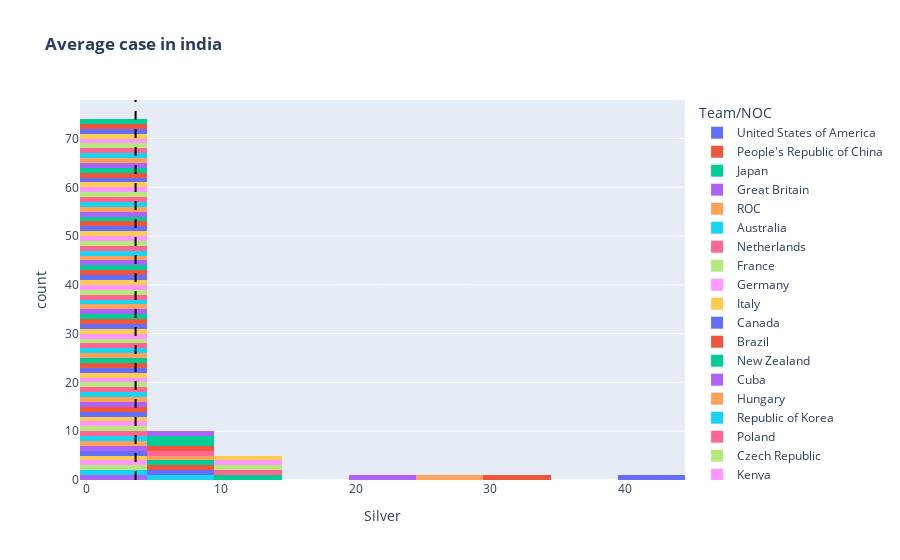

This figure's notebook cell:
### Code cell
fig=px.histogram(df,"Silver",
                color="Team/NOC",
                title="<b>Average case in india</b>")
fig.add_vline(x=df['Silver'].mean(),line_width=2,line_dash="dash",line_color="Black")
fig.show()

### Figure 1 — Plotly figure (JSON) as saved in the notebook; plotly's stock layout.template omitted (floating-point values rounded to 4 significant figures)
{"data": [{"alignmentgroup": "True", "bingroup": "x", "hovertemplate": "Team/NOC=United States of America<br>Silver=%{x}<br>count=%{y}<extra></extra>", "legendgroup": "United States of America", "marker": {"color": "#636efa", "pattern": {"shape": ""}}, "name": "United States of America", "offsetgroup": "United States of America", "orientation": "v", "showlegend": true, "type": "histogram", "x": [41], "xaxis": "x", "yaxis": "y"}, {"alignmentgroup": "True", "bingroup": "x", "hovertemplate": "Team/NOC=People's Republic of China<br>Silver=%{x}<br>count=%{y}<extra></extra>", "legendgroup": "People's Republic of China", "marker": {"color": "#EF553B", "pattern": {"shape": ""}}, "name": "People's Republic of China", "offsetgroup": "People's Republic of China", "orientation": "v", "showlegend": true, "type": "histogram", "x": [32], "xaxis": "x", "yaxis": "y"}, {"alignmentgroup": "True", "bingroup": "x", "hovertemplate": "Team/NOC=Japan<br>Silver=%{x}<br>count=%{y}<extra></extra>", "legendgroup": "Japan", "marker": {"color": "#00cc96", "pattern": {"shape": ""}}, "name": "Japan", "offsetgroup": "Japan", "orientation": "v", "showlegend": true, "type": "histogram", "x": [14], "xaxis": "x", "yaxis": "y"}, {"alignmentgroup": "True", "bingroup": "x", "hovertemplate": "Team/NOC=Great Britain<br>Silver=%{x}<br>count=%{y}<extra></extra>", "legendgroup": "Great Britain", "marker": {"color": "#ab63fa", "pattern": {"shape": ""}}, "name": "Great Britain", "offsetgroup": "Great Britain", "orientation": "v", "showlegend": true, "type": "histogram", "x": [21], "xaxis": "x", "yaxis": "y"}, {"alignmentgroup": "True", "bingroup": "x", "hovertemplate": "Team/NOC=ROC<br>Silver=%{x}<br>count=%{y}<extra></extra>", "legendgroup": "ROC", "marker": {"color": "#FFA15A", "pattern": {"shape": ""}}, "name": "ROC", "offsetgroup": "ROC", "orientation": "v", "showlegend": true, "type": "histogram", "x": [28], "xaxis": "x", "yaxis": "y"}, {"alignmentgroup": "True", "bingroup": "x", "hovertemplate": "Team/NOC=Australia<br>Silver=%{x}<br>count=%{y}<extra></extra>", "legendgroup": "Australia", "marker": {"color": "#19d3f3", "pattern": {"shape": ""}}, "name": "Australia", "offsetgroup": "Australia", "orientation": "v", "showlegend": true, "type": "histogram", "x": [7], "xaxis": "x", "yaxis": "y"}, {"alignmentgroup": "True", "bingroup": "x", "hovertemplate": "Team/NOC=Netherlands<br>Silver=%{x}<br>count=%{y}<extra></extra>", "legendgroup": "Netherlands", "marker": {"color": "#FF6692", "pattern": {"shape": ""}}, "name": "Netherlands", "offsetgroup": "Netherlands", "orientation": "v", "showlegend": true, "type": "histogram", "x": [12], "xaxis": "x", "yaxis": "y"}, {"alignmentgroup": "True", "bingroup": "x", "hovertemplate": "Team/NOC=France<br>Silver=%{x}<br>count=%{y}<extra></extra>", "legendgroup": "France", "marker": {"color": "#B6E880", "pattern": {"shape": ""}}, "name": "France", "offsetgroup": "France", "orientation": "v", "showlegend": true, "type": "histogram", "x": [12], "xaxis": "x", "yaxis": "y"}, {"alignmentgroup": "True", "bingroup": "x", "hovertemplate": "Team/NOC=Germany<br>Silver=%{x}<br>count=%{y}<extra></extra>", "legendgroup": "Germany", "marker": {"color": "#FF97FF", "pattern": {"shape": ""}}, "name": "Germany", "offsetgroup": "Germany", "orientation": "v", "showlegend": true, "type": "histogram", "x": [11], "xaxis": "x", "yaxis": "y"}, {"alignmentgroup": "True", "bingroup": "x", "hovertemplate": "Team/NOC=Italy<br>Silver=%{x}<br>count=%{y}<extra></extra>", "legendgroup": "Italy", "marker": {"color": "#FECB52", "pattern": {"shape": ""}}, "name": "Italy", "offsetgroup": "Italy", "orientation": "v", "showlegend": true, "type": "histogram", "x": [10], "xaxis": "x", "yaxis": "y"}, {"alignmentgroup": "True", "bingroup": "x", "hovertemplate": "Team/NOC=Canada<br>Silver=%{x}<br>count=%{y}<extra></extra>", "legendgroup": "Canada", "marker": {"color": "#636efa", "pattern": {"shape": ""}}, "name": "Canada", "offsetgroup": "Canada", "orientation": "v", "showlegend": true, "type": "histogram", "x": [6], "xaxis": "x", "yaxis": "y"}, {"alignmentgroup": "True", "bingroup": "x", "hovertemplate": "Team/NOC=Brazil<br>Silver=%{x}<br>count=%{y}<extra></extra>", "legendgroup": "Brazil", "marker": {"color": "#EF553B", "pattern": {"shape": ""}}, "name": "Brazil", "offsetgroup": "Brazil", "orientation": "v", "showlegend": true, "type": "histogram", "x": [6], "xaxis": "x", "yaxis": "y"}, {"alignmentgroup": "True", "bingroup": "x", "hovertemplate": "Team/NOC=New Zealand<br>Silver=%{x}<br>count=%{y}<extra></extra>", "legendgroup": "New Zealand", "marker": {"color": "#00cc96", "pattern": {"shape": ""}}, "name": "New Zealand", "offsetgroup": "New Zealand", "orientation": "v", "showlegend": true, "type": "histogram", "x": [6], "xaxis": "x", "yaxis": "y"}, {"alignmentgroup": "True", "bingroup": "x", "hovertemplate": "Team/NOC=Cuba<br>Silver=%{x}<br>count=%{y}<extra></extra>", "legendgroup": "Cuba", "marker": {"color": "#ab63fa", "pattern": {"shape": ""}}, "name": "Cuba", "offsetgroup": "Cuba", "orientation": "v", "showlegend": true, "type": "histogram", "x": [3], "xaxis": "x", "yaxis": "y"}, {"alignmentgroup": "True", "bingroup": "x", "hovertemplate": "Team/NOC=Hungary<br>Silver=%{x}<br>count=%{y}<extra></extra>", "legendgroup": "Hungary", "marker": {"color": "#FFA15A", "pattern": {"shape": ""}}, "name": "Hungary", "offsetgroup": "Hungary", "orientation": "v", "showlegend": true, "type": "histogram", "x": [7], "xaxis": "x", "yaxis": "y"}, {"alignmentgroup": "True", "bingroup": "x", "hovertemplate": "Team/NOC=Republic of Korea<br>Silver=%{x}<br>count=%{y}<extra></extra>", "legendgroup": "Republic of Korea", "marker": {"color": "#19d3f3", "pattern": {"shape": ""}}, "name": "Republic of Korea", "offsetgroup": "Republic of Korea", "orientation": "v", "showlegend": true, "type": "histogram", "x": [4], "xaxis": "x", "yaxis": "y"}, {"alignmentgroup": "True", "bingroup": "x", "hovertemplate": "Team/NOC=Poland<br>Silver=%{x}<br>count=%{y}<extra></extra>", "legendgroup": "Poland", "marker": {"color": "#FF6692", "pattern": {"shape": ""}}, "name": "Poland", "offsetgroup": "Poland", "orientation": "v", "showlegend": true, "type": "histogram", "x": [5], "xaxis": "x", "yaxis": "y"}, {"alignmentgroup": "True", "bingroup": "x", "hovertemplate": "Team/NOC=Czech Republic<br>Silver=%{x}<br>count=%{y}<extra></extra>", "legendgroup": "Czech Republic", "marker": {"color": "#B6E880", "pattern": {"shape": ""}}, "name": "Czech Republic", "offsetgroup": "Czech Republic", "orientation": "v", "showlegend": true, "type": "histogram", "x": [4], "xaxis": "x", "yaxis": "y"}, {"alignmentgroup": "True", "bingroup": "x", "hovertemplate": "Team/NOC=Kenya<br>Silver=%{x}<br>count=%{y}<extra></extra>", "legendgroup": "Kenya", "marker": {"color": "#FF97FF", "pattern": {"shape": ""}}, "name": "Kenya", "offsetgroup": "Kenya", "orientation": "v", "showlegend": true, "type": "histogram", "x": [4], "xaxis": "x", "yaxis": "y"}, {"alignmentgroup": "True", "bingroup": "x", "hovertemplate": "Team/NOC=Norway<br>Silver=%{x}<br>count=%{y}<extra></extra>", "legendgroup": "Norway", "marker": {"color": "#FECB52", "pattern": {"shape": ""}}, "name": "Norway", "offsetgroup": "Norway", "orientation": "v", "showlegend": true, "type": "histogram", "x": [2], "xaxis": "x", "yaxis": "y"}, {"alignmentgroup": "True", "bingroup": "x", "hovertemplate": "Team/NOC=Jamaica<br>Silver=%{x}<br>count=%{y}<extra></extra>", "legendgroup": "Jamaica", "marker": {"color": "#636efa", "pattern": {"shape": ""}}, "name": "Jamaica", "offsetgroup": "Jamaica", "orientation": "v", "showlegend": true, "type": "histogram", "x": [1], "xaxis": "x", "yaxis": "y"}, {"alignmentgroup": "True", "bingroup": "x", "hovertemplate": "Team/NOC=Spain<br>Silver=%{x}<br>count=%{y}<extra></extra>", "legendgroup": "Spain", "marker": {"color": "#EF553B", "pattern": {"shape": ""}}, "name": "Spain", "offsetgroup": "Spain", "orientation": "v", "showlegend": true, "type": "histogram", "x": [8], "xaxis": "x", "yaxis": "y"}, {"alignmentgroup": "True", "bingroup": "x", "hovertemplate": "Team/NOC=Sweden<br>Silver=%{x}<br>count=%{y}<extra></extra>", "legendgroup": "Sweden", "marker": {"color": "#00cc96", "pattern": {"shape": ""}}, "name": "Sweden", "offsetgroup": "Sweden", "orientation": "v", "showlegend": true, "type": "histogram", "x": [6], "xaxis": "x", "yaxis": "y"}, {"alignmentgroup": "True", "bingroup": "x", "hovertemplate": "Team/NOC=Switzerland<br>Silver=%{x}<br>count=%{y}<extra></extra>", "legendgroup": "Switzerland", "marker": {"color": "#ab63fa", "pattern": {"shape": ""}}, "name": "Switzerland", "offsetgroup": "Switzerland", "orientation": "v", "showlegend": true, "type": "histogram", "x": [4], "xaxis": "x", "yaxis": "y"}, {"alignmentgroup": "True", "bingroup": "x", "hovertemplate": "Team/NOC=Denmark<br>Silver=%{x}<br>count=%{y}<extra></extra>", "legendgroup": "Denmark", "marker": {"color": "#FFA15A", "pattern": {"shape": ""}}, "name": "Denmark", "offsetgroup": "Denmark", "orientation": "v", "showlegend": true, "type": "histogram", "x": [4], "xaxis": "x", "yaxis": "y"}, {"alignmentgroup": "True", "bingroup": "x", "hovertemplate": "Team/NOC=Croatia<br>Silver=%{x}<br>count=%{y}<extra></extra>", "legendgroup": "Croatia", "marker": {"color": "#19d3f3", "pattern": {"shape": ""}}, "name": "Croatia", "offsetgroup": "Croatia", "orientation": "v", "showlegend": true, "type": "histogram", "x": [3], "xaxis": "x", "yaxis": "y"}, {"alignmentgroup": "True", "bingroup": "x", "hovertemplate": "Team/NOC=Islamic Republic of Iran<br>Silver=%{x}<br>count=%{y}<extra></extra>", "legendgroup": "Islamic Republic of Iran", "marker": {"color": "#FF6692", "pattern": {"shape": ""}}, "name": "Islamic Republic of Iran", "offsetgroup": "Islamic Republic of Iran", "orientation": "v", "showlegend": true, "type": "histogram", "x": [2], "xaxis": "x", "yaxis": "y"}, {"alignmentgroup": "True", "bingroup": "x", "hovertemplate": "Team/NOC=Serbia<br>Silver=%{x}<br>count=%{y}<extra></extra>", "legendgroup": "Serbia", "marker": {"color": "#B6E880", "pattern": {"shape": ""}}, "name": "Serbia", "offsetgroup": "Serbia", "orientation": "v", "showlegend": true, "type": "histogram", "x": [1], "xaxis": "x", "yaxis": "y"}, {"alignmentgroup": "True", "bingroup": "x", "hovertemplate": "Team/NOC=Belgium<br>Silver=%{x}<br>count=%{y}<extra></extra>", "legendgroup": "Belgium", "marker": {"color": "#FF97FF", "pattern": {"shape": ""}}, "name": "Belgium", "offsetgroup": "Belgium", "orientation": "v", "showlegend": true, "type": "histogram", "x": [1], "xaxis": "x", "yaxis": "y"}, {"alignmentgroup": "True", "bingroup": "x", "hovertemplate": "Team/NOC=Bulgaria<br>Silver=%{x}<br>count=%{y}<extra></extra>", "legendgroup": "Bulgaria", "marker": {"color": "#FECB52", "pattern": {"shape": ""}}, "name": "Bulgaria", "offsetgroup": "Bulgaria", "orientation": "v", "showlegend": true, "type": "histogram", "x": [1], "xaxis": "x", "yaxis": "y"}, {"alignmentgroup": "True", "bingroup": "x", "hovertemplate": "Team/NOC=Slovenia<br>Silver=%{x}<br>count=%{y}<extra></extra>", "legendgroup": "Slovenia", "marker": {"color": "#636efa", "pattern": {"shape": ""}}, "name": "Slovenia", "offsetgroup": "Slovenia", "orientation": "v", "showlegend": true, "type": "histogram", "x": [1], "xaxis": "x", "yaxis": "y"}, {"alignmentgroup": "True", "bingroup": "x", "hovertemplate": "Team/NOC=Uzbekistan<br>Silver=%{x}<br>count=%{y}<extra></extra>", "legendgroup": "Uzbekistan", "marker": {"color": "#EF553B", "pattern": {"shape": ""}}, "name": "Uzbekistan", "offsetgroup": "Uzbekistan", "orientation": "v", "showlegend": true, "type": "histogram", "x": [0], "xaxis": "x", "yaxis": "y"}, {"alignmentgroup": "True", "bingroup": "x", "hovertemplate": "Team/NOC=Georgia<br>Silver=%{x}<br>count=%{y}<extra></extra>", "legendgroup": "Georgia", "marker": {"color": "#00cc96", "pattern": {"shape": ""}}, "name": "Georgia", "offsetgroup": "Georgia", "orientation": "v", "showlegend": true, "type": "histogram", "x": [5], "xaxis": "x", "yaxis": "y"}, {"alignmentgroup": "True", "bingroup": "x", "hovertemplate": "Team/NOC=Chinese Taipei<br>Silver=%{x}<br>count=%{y}<extra></extra>", "legendgroup": "Chinese Taipei", "marker": {"color": "#ab63fa", "pattern": {"shape": ""}}, "name": "Chinese Taipei", "offsetgroup": "Chinese Taipei", "orientation": "v", "showlegend": true, "type": "histogram", "x": [4], "xaxis": "x", "yaxis": "y"}, {"alignmentgroup": "True", "bingroup": "x", "hovertemplate": "Team/NOC=Turkey<br>Silver=%{x}<br>count=%{y}<extra></extra>", "legendgroup": "Turkey", "marker": {"color": "#FFA15A", "pattern": {"shape": ""}}, "name": "Turkey", "offsetgroup": "Turkey", "orientation": "v", "showlegend": true, "type": "histogram", "x": [2], "xaxis": "x", "yaxis": "y"}, {"alignmentgroup": "True", "bingroup": "x", "hovertemplate": "Team/NOC=Greece<br>Silver=%{x}<br>count=%{y}<extra></extra>", "legendgroup": "Greece", "marker": {"color": "#19d3f3", "pattern": {"shape": ""}}, "name": "Greece", "offsetgroup": "Greece", "orientation": "v", "showlegend": true, "type": "histogram", "x": [1], "xaxis": "x", "yaxis": "y"}, {"alignmentgroup": "True", "bingroup": "x", "hovertemplate": "Team/NOC=Uganda<br>Silver=%{x}<br>count=%{y}<extra></extra>", "legendgroup": "Uganda", "marker": {"color": "#FF6692", "pattern": {"shape": ""}}, "name": "Uganda", "offsetgroup": "Uganda", "orientation": "v", "showlegend": true, "type": "histogram", "x": [1], "xaxis": "x", "yaxis": "y"}, {"alignmentgroup": "True", "bingroup": "x", "hovertemplate": "Team/NOC=Ecuador<br>Silver=%{x}<br>count=%{y}<extra></extra>", "legendgroup": "Ecuador", "marker": {"color": "#B6E880", "pattern": {"shape": ""}}, "name": "Ecuador", "offsetgroup": "Ecuador", "orientation": "v", "showlegend": true, "type": "histogram", "x": [1], "xaxis": "x", "yaxis": "y"}, {"alignmentgroup": "True", "bingroup": "x", "hovertemplate": "Team/NOC=Ireland<br>Silver=%{x}<br>count=%{y}<extra></extra>", "legendgroup": "Ireland", "marker": {"color": "#FF97FF", "pattern": {"shape": ""}}, "name": "Ireland", "offsetgroup": "Ireland", "orientation": "v", "showlegend": true, "type": "histogram", "x": [0], "xaxis": "x", "yaxis": "y"}, {"alignmentgroup": "True", "bingroup": "x", "hovertemplate": "Team/NOC=Israel<br>Silver=%{x}<br>count=%{y}<extra></extra>", "legendgroup": "Israel", "marker": {"color": "#FECB52", "pattern": {"shape": ""}}, "name": "Israel", "offsetgroup": "Israel", "orientation": "v", "showlegend": true, "type": "histogram", "x": [0], "xaxis": "x", "yaxis": "y"}, {"alignmentgroup": "True", "bingroup": "x", "hovertemplate": "Team/NOC=Qatar<br>Silver=%{x}<br>count=%{y}<extra></extra>", "legendgroup": "Qatar", "marker": {"color": "#636efa", "pattern": {"shape": ""}}, "name": "Qatar", "offsetgroup": "Qatar", "orientation": "v", "showlegend": true, "type": "histogram", "x": [0], "xaxis": "x", "yaxis": "y"}, {"alignmentgroup": "True", "bingroup": "x", "hovertemplate": "Team/NOC=Bahamas<br>Silver=%{x}<br>count=%{y}<extra></extra>", "legendgroup": "Bahamas", "marker": {"color": "#EF553B", "pattern": {"shape": ""}}, "name": "Bahamas", "offsetgroup": "Bahamas", "orientation": "v", "showlegend": true, "type": "histogram", "x": [0], "xaxis": "x", "yaxis": "y"}, {"alignmentgroup": "True", "bingroup": "x", "hovertemplate": "Team/NOC=Kosovo<br>Silver=%{x}<br>count=%{y}<extra></extra>", "legendgroup": "Kosovo", "marker": {"color": "#00cc96", "pattern": {"shape": ""}}, "name": "Kosovo", "offsetgroup": "Kosovo", "orientation": "v", "showlegend": true, "type": "histogram", "x": [0], "xaxis": "x", "yaxis": "y"}, {"alignmentgroup": "True", "bingroup": "x", "hovertemplate": "Team/NOC=Ukraine<br>Silver=%{x}<br>count=%{y}<extra></extra>", "legendgroup": "Ukraine", "marker": {"color": "#ab63fa", "pattern": {"shape": ""}}, "name": "Ukraine", "offsetgroup": "Ukraine", "orientation": "v", "showlegend": true, "type": "histogram", "x": [6], "xaxis": "x", "yaxis": "y"}, {"alignmentgroup": "True", "bingroup": "x", "hovertemplate": "Team/NOC=Belarus<br>Silver=%{x}<br>count=%{y}<extra></extra>", "legendgroup": "Belarus", "marker": {"color": "#FFA15A", "pattern": {"shape": ""}}, "name": "Belarus", "offsetgroup": "Belarus", "orientation": "v", "showlegend": true, "type": "histogram", "x": [3], "xaxis": "x", "yaxis": "y"}, {"alignmentgroup": "True", "bingroup": "x", "hovertemplate": "Team/NOC=Romania<br>Silver=%{x}<br>count=%{y}<extra></extra>", "legendgroup": "Romania", "marker": {"color": "#19d3f3", "pattern": {"shape": ""}}, "name": "Romania", "offsetgroup": "Romania", "orientation": "v", "showlegend": true, "type": "histogram", "x": [3], "xaxis": "x", "yaxis": "y"}, {"alignmentgroup": "True", "bingroup": "x", "hovertemplate": "Team/NOC=Venezuela<br>Silver=%{x}<br>count=%{y}<extra></extra>", "legendgroup": "Venezuela", "marker": {"color": "#FF6692", "pattern": {"shape": ""}}, "name": "Venezuela", "offsetgroup": "Venezuela", "orientation": "v", "showlegend": true, "type": "histogram", "x": [3], "xaxis": "x", "yaxis": "y"}, {"alignmentgroup": "True", "bingroup": "x", "hovertemplate": "Team/NOC=India<br>Silver=%{x}<br>count=%{y}<extra></extra>", "legendgroup": "India", "marker": {"color": "#B6E880", "pattern": {"shape": ""}}, "name": "India", "offsetgroup": "India", "orientation": "v", "showlegend": true, "type": "histogram", "x": [2], "xaxis": "x", "yaxis": "y"}, {"alignmentgroup": "True", "bingroup": "x", "hovertemplate": "Team/NOC=Hong Kong, China<br>Silver=%{x}<br>count=%{y}<extra></extra>", "legendgroup": "Hong Kong, China", "marker": {"color": "#FF97FF", "pattern": {"shape": ""}}, "name": "Hong Kong, China", "offsetgroup": "Hong Kong, China", "orientation": "v", "showlegend": true, "type": "histogram", "x": [2], "xaxis": "x", "yaxis": "y"}, {"alignmentgroup": "True", "bingroup": "x", "hovertemplate": "Team/NOC=Philippines<br>Silver=%{x}<br>count=%{y}<extra></extra>", "legendgroup": "Philippines", "marker": {"color": "#FECB52", "pattern": {"shape": ""}}, "name": "Philippines", "offsetgroup": "Philippines", "orientation": "v", "showlegend": true, "type": "histogram", "x": [2], "xaxis": "x", "yaxis": "y"}, {"alignmentgroup": "True", "bingroup": "x", "hovertemplate": "Team/NOC=Slovakia<br>Silver=%{x}<br>count=%{y}<extra></extra>", "legendgroup": "Slovakia", "marker": {"color": "#636efa", "pattern": {"shape": ""}}, "name": "Slovakia", "offsetgroup": "Slovakia", "orientation": "v", "showlegend": true, "type": "histogram", "x": [2], "xaxis": "x", "yaxis": "y"}, {"alignmentgroup": "True", "bingroup": "x", "hovertemplate": "Team/NOC=South Africa<br>Silver=%{x}<br>count=%{y}<extra></extra>", "legendgroup": "South Africa", "marker": {"color": "#EF553B", "pattern": {"shape": ""}}, "name": "South Africa", "offsetgroup": "South Africa", "orientation": "v", "showlegend": true, "type": "histogram", "x": [2], "xaxis": "x", "yaxis": "y"}, {"alignmentgroup": "True", "bingroup": "x", "hovertemplate": "Team/NOC=Austria<br>Silver=%{x}<br>count=%{y}<extra></extra>", "legendgroup": "Austria", "marker": {"color": "#00cc96", "pattern": {"shape": ""}}, "name": "Austria", "offsetgroup": "Austria", "orientation": "v", "showlegend": true, "type": "histogram", "x": [1], "xaxis": "x", "yaxis": "y"}, {"alignmentgroup": "True", "bingroup": "x", "hovertemplate": "Team/NOC=Egypt<br>Silver=%{x}<br>count=%{y}<extra></extra>", "legendgroup": "Egypt", "marker": {"color": "#ab63fa", "pattern": {"shape": ""}}, "name": "Egypt", "offsetgroup": "Egypt", "orientation": "v", "showlegend": true, "type": "histogram", "x": [1], "xaxis": "x", "yaxis": "y"}, {"alignmentgroup": "True", "bingroup": "x", "hovertemplate": "Team/NOC=Indonesia<br>Silver=%{x}<br>count=%{y}<extra></extra>", "legendgroup": "Indonesia", "marker": {"color": "#FFA15A", "pattern": {"shape": ""}}, "name": "Indonesia", "offsetgroup": "Indonesia", "orientation": "v", "showlegend": true, "type": "histogram", "x": [1], "xaxis": "x", "yaxis": "y"}, {"alignmentgroup": "True", "bingroup": "x", "hovertemplate": "Team/NOC=Ethiopia<br>Silver=%{x}<br>count=%{y}<extra></extra>", "legendgroup": "Ethiopia", "marker": {"color": "#19d3f3", "pattern": {"shape": ""}}, "name": "Ethiopia", "offsetgroup": "Ethiopia", "orientation": "v", "showlegend": true, "type": "histogram", "x": [1], "xaxis": "x", "yaxis": "y"}, {"alignmentgroup": "True", "bingroup": "x", "hovertemplate": "Team/NOC=Portugal<br>Silver=%{x}<br>count=%{y}<extra></extra>", "legendgroup": "Portugal", "marker": {"color": "#FF6692", "pattern": {"shape": ""}}, "name": "Portugal", "offsetgroup": "Portugal", "orientation": "v", "showlegend": true, "type": "histogram", "x": [1], "xaxis": "x", "yaxis": "y"}, {"alignmentgroup": "True", "bingroup": "x", "hovertemplate": "Team/NOC=Tunisia<br>Silver=%{x}<br>count=%{y}<extra></extra>", "legendgroup": "Tunisia", "marker": {"color": "#B6E880", "pattern": {"shape": ""}}, "name": "Tunisia", "offsetgroup": "Tunisia", "orientation": "v", "showlegend": true, "type": "histogram", "x": [1], "xaxis": "x", "yaxis": "y"}, {"alignmentgroup": "True", "bingroup": "x", "hovertemplate": "Team/NOC=Estonia<br>Silver=%{x}<br>count=%{y}<extra></extra>", "legendgroup": "Estonia", "marker": {"color": "#FF97FF", "pattern": {"shape": ""}}, "name": "Estonia", "offsetgroup": "Estonia", "orientation": "v", "showlegend": true, "type": "histogram", "x": [0], "xaxis": "x", "yaxis": "y"}, {"alignmentgroup": "True", "bingroup": "x", "hovertemplate": "Team/NOC=Fiji<br>Silver=%{x}<br>count=%{y}<extra></extra>", "legendgroup": "Fiji", "marker": {"color": "#FECB52", "pattern": {"shape": ""}}, "name": "Fiji", "offsetgroup": "Fiji", "orientation": "v", "showlegend": true, "type": "histogram", "x": [0], "xaxis": "x", "yaxis": "y"}, {"alignmentgroup": "True", "bingroup": "x", "hovertemplate": "Team/NOC=Latvia<br>Silver=%{x}<br>count=%{y}<extra></extra>", "legendgroup": "Latvia", "marker": {"color": "#636efa", "pattern": {"shape": ""}}, "name": "Latvia", "offsetgroup": "Latvia", "orientation": "v", "showlegend": true, "type": "histogram", "x": [0], "xaxis": "x", "yaxis": "y"}, {"alignmentgroup": "True", "bingroup": "x", "hovertemplate": "Team/NOC=Thailand<br>Silver=%{x}<br>count=%{y}<extra></extra>", "legendgroup": "Thailand", "marker": {"color": "#EF553B", "pattern": {"shape": ""}}, "name": "Thailand", "offsetgroup": "Thailand", "orientation": "v", "showlegend": true, "type": "histogram", "x": [0], "xaxis": "x", "yaxis": "y"}, {"alignmentgroup": "True", "bingroup": "x", "hovertemplate": "Team/NOC=Bermuda<br>Silver=%{x}<br>count=%{y}<extra></extra>", "legendgroup": "Bermuda", "marker": {"color": "#00cc96", "pattern": {"shape": ""}}, "name": "Bermuda", "offsetgroup": "Bermuda", "orientation": "v", "showlegend": true, "type": "histogram", "x": [0], "xaxis": "x", "yaxis": "y"}, {"alignmentgroup": "True", "bingroup": "x", "hovertemplate": "Team/NOC=Morocco<br>Silver=%{x}<br>count=%{y}<extra></extra>", "legendgroup": "Morocco", "marker": {"color": "#ab63fa", "pattern": {"shape": ""}}, "name": "Morocco", "offsetgroup": "Morocco", "orientation": "v", "showlegend": true, "type": "histogram", "x": [0], "xaxis": "x", "yaxis": "y"}, {"alignmentgroup": "True", "bingroup": "x", "hovertemplate": "Team/NOC=Puerto Rico<br>Silver=%{x}<br>count=%{y}<extra></extra>", "legendgroup": "Puerto Rico", "marker": {"color": "#FFA15A", "pattern": {"shape": ""}}, "name": "Puerto Rico", "offsetgroup": "Puerto Rico", "orientation": "v", "showlegend": true, "type": "histogram", "x": [0], "xaxis": "x", "yaxis": "y"}, {"alignmentgroup": "True", "bingroup": "x", "hovertemplate": "Team/NOC=Colombia<br>Silver=%{x}<br>count=%{y}<extra></extra>", "legendgroup": "Colombia", "marker": {"color": "#19d3f3", "pattern": {"shape": ""}}, "name": "Colombia", "offsetgroup": "Colombia", "orientation": "v", "showlegend": true, "type": "histogram", "x": [4], "xaxis": "x", "yaxis": "y"}, {"alignmentgroup": "True", "bingroup": "x", "hovertemplate": "Team/NOC=Azerbaijan<br>Silver=%{x}<br>count=%{y}<extra></extra>", "legendgroup": "Azerbaijan", "marker": {"color": "#FF6692", "pattern": {"shape": ""}}, "name": "Azerbaijan", "offsetgroup": "Azerbaijan", "orientation": "v", "showlegend": true, "type": "histogram", "x": [3], "xaxis": "x", "yaxis": "y"}, {"alignmentgroup": "True", "bingroup": "x", "hovertemplate": "Team/NOC=Dominican Republic<br>Silver=%{x}<br>count=%{y}<extra></extra>", "legendgroup": "Dominican Republic", "marker": {"color": "#B6E880", "pattern": {"shape": ""}}, "name": "Dominican Republic", "offsetgroup": "Dominican Republic", "orientation": "v", "showlegend": true, "type": "histogram", "x": [3], "xaxis": "x", "yaxis": "y"}, {"alignmentgroup": "True", "bingroup": "x", "hovertemplate": "Team/NOC=Armenia<br>Silver=%{x}<br>count=%{y}<extra></extra>", "legendgroup": "Armenia", "marker": {"color": "#FF97FF", "pattern": {"shape": ""}}, "name": "Armenia", "offsetgroup": "Armenia", "orientation": "v", "showlegend": true, "type": "histogram", "x": [2], "xaxis": "x", "yaxis": "y"}, {"alignmentgroup": "True", "bingroup": "x", "hovertemplate": "Team/NOC=Kyrgyzstan<br>Silver=%{x}<br>count=%{y}<extra></extra>", "legendgroup": "Kyrgyzstan", "marker": {"color": "#FECB52", "pattern": {"shape": ""}}, "name": "Kyrgyzstan", "offsetgroup": "Kyrgyzstan", "orientation": "v", "showlegend": true, "type": "histogram", "x": [2], "xaxis": "x", "yaxis": "y"}, {"alignmentgroup": "True", "bingroup": "x", "hovertemplate": "Team/NOC=Mongolia<br>Silver=%{x}<br>count=%{y}<extra></extra>", "legendgroup": "Mongolia", "marker": {"color": "#636efa", "pattern": {"shape": ""}}, "name": "Mongolia", "offsetgroup": "Mongolia", "orientation": "v", "showlegend": true, "type": "histogram", "x": [1], "xaxis": "x", "yaxis": "y"}, {"alignmentgroup": "True", "bingroup": "x", "hovertemplate": "Team/NOC=Argentina<br>Silver=%{x}<br>count=%{y}<extra></extra>", "legendgroup": "Argentina", "marker": {"color": "#EF553B", "pattern": {"shape": ""}}, "name": "Argentina", "offsetgroup": "Argentina", "orientation": "v", "showlegend": true, "type": "histogram", "x": [1], "xaxis": "x", "yaxis": "y"}, {"alignmentgroup": "True", "bingroup": "x", "hovertemplate": "Team/NOC=San Marino<br>Silver=%{x}<br>count=%{y}<extra></extra>", "legendgroup": "San Marino", "marker": {"color": "#00cc96", "pattern": {"shape": ""}}, "name": "San Marino", "offsetgroup": "San Marino", "orientation": "v", "showlegend": true, "type": "histogram", "x": [1], "xaxis": "x", "yaxis": "y"}, {"alignmentgroup": "True", "bingroup": "x", "hovertemplate": "Team/NOC=Jordan<br>Silver=%{x}<br>count=%{y}<extra></extra>", "legendgroup": "Jordan", "marker": {"color": "#ab63fa", "pattern": {"shape": ""}}, "name": "Jordan", "offsetgroup": "Jordan", "orientation": "v", "showlegend": true, "type": "histogram", "x": [1], "xaxis": "x", "yaxis": "y"}, {"alignmentgroup": "True", "bingroup": "x", "hovertemplate": "Team/NOC=Malaysia<br>Silver=%{x}<br>count=%{y}<extra></extra>", "legendgroup": "Malaysia", "marker": {"color": "#FFA15A", "pattern": {"shape": ""}}, "name": "Malaysia", "offsetgroup": "Malaysia", "orientation": "v", "showlegend": true, "type": "histogram", "x": [1], "xaxis": "x", "yaxis": "y"}, {"alignmentgroup": "True", "bingroup": "x", "hovertemplate": "Team/NOC=Nigeria<br>Silver=%{x}<br>count=%{y}<extra></extra>", "legendgroup": "Nigeria", "marker": {"color": "#19d3f3", "pattern": {"shape": ""}}, "name": "Nigeria", "offsetgroup": "Nigeria", "orientation": "v", "showlegend": true, "type": "histogram", "x": [1], "xaxis": "x", "yaxis": "y"}, {"alignmentgroup": "True", "bingroup": "x", "hovertemplate": "Team/NOC=Bahrain<br>Silver=%{x}<br>count=%{y}<extra></extra>", "legendgroup": "Bahrain", "marker": {"color": "#FF6692", "pattern": {"shape": ""}}, "name": "Bahrain", "offsetgroup": "Bahrain", "orientation": "v", "showlegend": true, "type": "histogram", "x": [1], "xaxis": "x", "yaxis": "y"}, {"alignmentgroup": "True", "bingroup": "x", "hovertemplate": "Team/NOC=Saudi Arabia<br>Silver=%{x}<br>count=%{y}<extra></extra>", "legendgroup": "Saudi Arabia", "marker": {"color": "#B6E880", "pattern": {"shape": ""}}, "name": "Saudi Arabia", "offsetgroup": "Saudi Arabia", "orientation": "v", "showlegend": true, "type": "histogram", "x": [1], "xaxis": "x", "yaxis": "y"}, {"alignmentgroup": "True", "bingroup": "x", "hovertemplate": "Team/NOC=Lithuania<br>Silver=%{x}<br>count=%{y}<extra></extra>", "legendgroup": "Lithuania", "marker": {"color": "#FF97FF", "pattern": {"shape": ""}}, "name": "Lithuania", "offsetgroup": "Lithuania", "orientation": "v", "showlegend": true, "type": "histogram", "x": [1], "xaxis": "x", "yaxis": "y"}, {"alignmentgroup": "True", "bingroup": "x", "hovertemplate": "Team/NOC=North Macedonia<br>Silver=%{x}<br>count=%{y}<extra></extra>", "legendgroup": "North Macedonia", "marker": {"color": "#FECB52", "pattern": {"shape": ""}}, "name": "North Macedonia", "offsetgroup": "North Macedonia", "orientation": "v", "showlegend": true, "type": "histogram", "x": [1], "xaxis": "x", "yaxis": "y"}, {"alignmentgroup": "True", "bingroup": "x", "hovertemplate": "Team/NOC=Namibia<br>Silver=%{x}<br>count=%{y}<extra></extra>", "legendgroup": "Namibia", "marker": {"color": "#636efa", "pattern": {"shape": ""}}, "name": "Namibia", "offsetgroup": "Namibia", "orientation": "v", "showlegend": true, "type": "histogram", "x": [1], "xaxis": "x", "yaxis": "y"}, {"alignmentgroup": "True", "bingroup": "x", "hovertemplate": "Team/NOC=Turkmenistan<br>Silver=%{x}<br>count=%{y}<extra></extra>", "legendgroup": "Turkmenistan", "marker": {"color": "#EF553B", "pattern": {"shape": ""}}, "name": "Turkmenistan", "offsetgroup": "Turkmenistan", "orientation": "v", "showlegend": true, "type": "histogram", "x": [1], "xaxis": "x", "yaxis": "y"}, {"alignmentgroup": "True", "bingroup": "x", "hovertemplate": "Team/NOC=Kazakhstan<br>Silver=%{x}<br>count=%{y}<extra></extra>", "legendgroup": "Kazakhstan", "marker": {"color": "#00cc96", "pattern": {"shape": ""}}, "name": "Kazakhstan", "offsetgroup": "Kazakhstan", "orientation": "v", "showlegend": true, "type": "histogram", "x": [0], "xaxis": "x", "yaxis": "y"}, {"alignmentgroup": "True", "bingroup": "x", "hovertemplate": "Team/NOC=Mexico<br>Silver=%{x}<br>count=%{y}<extra></extra>", "legendgroup": "Mexico", "marker": {"color": "#ab63fa", "pattern": {"shape": ""}}, "name": "Mexico", "offsetgroup": "Mexico", "orientation": "v", "showlegend": true, "type": "histogram", "x": [0], "xaxis": "x", "yaxis": "y"}, {"alignmentgroup": "True", "bingroup": "x", "hovertemplate": "Team/NOC=Finland<br>Silver=%{x}<br>count=%{y}<extra></extra>", "legendgroup": "Finland", "marker": {"color": "#FFA15A", "pattern": {"shape": ""}}, "name": "Finland", "offsetgroup": "Finland", "orientation": "v", "showlegend": true, "type": "histogram", "x": [0], "xaxis": "x", "yaxis": "y"}, {"alignmentgroup": "True", "bingroup": "x", "hovertemplate": "Team/NOC=Botswana<br>Silver=%{x}<br>count=%{y}<extra></extra>", "legendgroup": "Botswana", "marker": {"color": "#19d3f3", "pattern": {"shape": ""}}, "name": "Botswana", "offsetgroup": "Botswana", "orientation": "v", "showlegend": true, "type": "histogram", "x": [0], "xaxis": "x", "yaxis": "y"}, {"alignmentgroup": "True", "bingroup": "x", "hovertemplate": "Team/NOC=Burkina Faso<br>Silver=%{x}<br>count=%{y}<extra></extra>", "legendgroup": "Burkina Faso", "marker": {"color": "#FF6692", "pattern": {"shape": ""}}, "name": "Burkina Faso", "offsetgroup": "Burkina Faso", "orientation": "v", "showlegend": true, "type": "histogram", "x": [0], "xaxis": "x", "yaxis": "y"}, {"alignmentgroup": "True", "bingroup": "x", "hovertemplate": "Team/NOC=Côte d'Ivoire<br>Silver=%{x}<br>count=%{y}<extra></extra>", "legendgroup": "Côte d'Ivoire", "marker": {"color": "#B6E880", "pattern": {"shape": ""}}, "name": "Côte d'Ivoire", "offsetgroup": "Côte d'Ivoire", "orientation": "v", "showlegend": true, "type": "histogram", "x": [0], "xaxis": "x", "yaxis": "y"}, {"alignmentgroup": "True", "bingroup": "x", "hovertemplate": "Team/NOC=Ghana<br>Silver=%{x}<br>count=%{y}<extra></extra>", "legendgroup": "Ghana", "marker": {"color": "#FF97FF", "pattern": {"shape": ""}}, "name": "Ghana", "offsetgroup": "Ghana", "orientation": "v", "showlegend": true, "type": "histogram", "x": [0], "xaxis": "x", "yaxis": "y"}, {"alignmentgroup": "True", "bingroup": "x", "hovertemplate": "Team/NOC=Grenada<br>Silver=%{x}<br>count=%{y}<extra></extra>", "legendgroup": "Grenada", "marker": {"color": "#FECB52", "pattern": {"shape": ""}}, "name": "Grenada", "offsetgroup": "Grenada", "orientation": "v", "showlegend": true, "type": "histogram", "x": [0], "xaxis": "x", "yaxis": "y"}, {"alignmentgroup": "True", "bingroup": "x", "hovertemplate": "Team/NOC=Kuwait<br>Silver=%{x}<br>count=%{y}<extra></extra>", "legendgroup": "Kuwait", "marker": {"color": "#636efa", "pattern": {"shape": ""}}, "name": "Kuwait", "offsetgroup": "Kuwait", "orientation": "v", "showlegend": true, "type": "histogram", "x": [0], "xaxis": "x", "yaxis": "y"}, {"alignmentgroup": "True", "bingroup": "x", "hovertemplate": "Team/NOC=Republic of Moldova<br>Silver=%{x}<br>count=%{y}<extra></extra>", "legendgroup": "Republic of Moldova", "marker": {"color": "#EF553B", "pattern": {"shape": ""}}, "name": "Republic of Moldova", "offsetgroup": "Republic of Moldova", "orientation": "v", "showlegend": true, "type": "histogram", "x": [0], "xaxis": "x", "yaxis": "y"}, {"alignmentgroup": "True", "bingroup": "x", "hovertemplate": "Team/NOC=Syrian Arab Republic<br>Silver=%{x}<br>count=%{y}<extra></extra>", "legendgroup": "Syrian Arab Republic", "marker": {"color": "#00cc96", "pattern": {"shape": ""}}, "name": "Syrian Arab Republic", "offsetgroup": "Syrian Arab Republic", "orientation": "v", "showlegend": true, "type": "histogram", "x": [0], "xaxis": "x", "yaxis": "y"}], "layout": {"barmode": "relative", "legend": {"title": {"text": "Team/NOC"}, "tracegroupgap": 0}, "shapes": [{"line": {"color": "Black", "dash": "dash", "width": 2}, "type": "line", "x0": 3.634, "x1": 3.634, "xref": "x", "y0": 0, "y1": 1, "yref": "y domain"}], "title": {"text": "<b>Average case in india</b>"}, "xaxis": {"anchor": "y", "domain": [0, 1], "title": {"text": "Silver"}}, "yaxis": {"anchor": "x", "domain": [0, 1], "title": {"text": "count"}}}}
